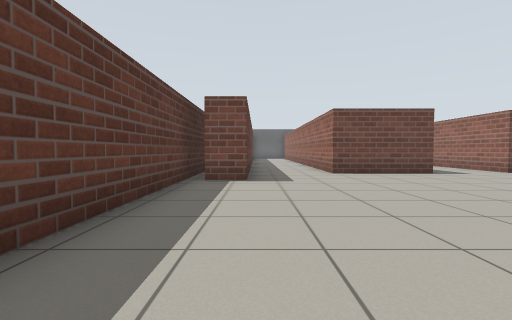
view 1 (above)

23 first-person views from a walk through a robot-simulator world made for Gazebo. The camera is 0.72 m above the floor, tilts 2° down and sees 85° across. The floor is counted in squares, 1 m on a side. Each view is taken from the middle of a square. On the plan, view 1 faces up. The plan holds only what a view shows up to about 10 squares ahead; the rest is blank. The place goes on beyond the plan.

view 2
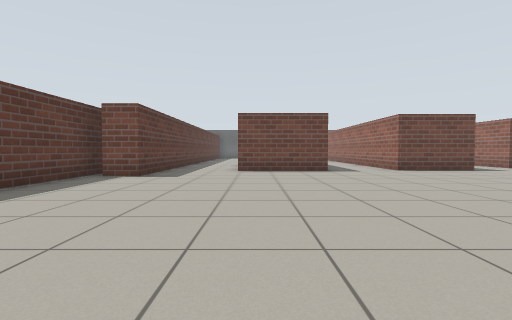

view 3
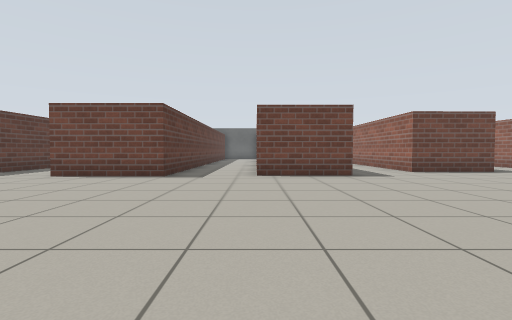

view 4
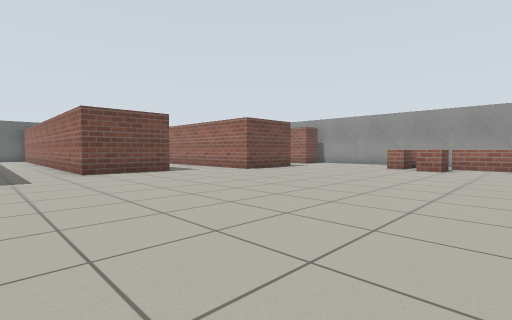

view 5
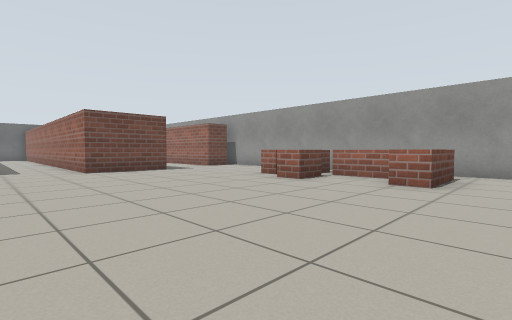

view 6
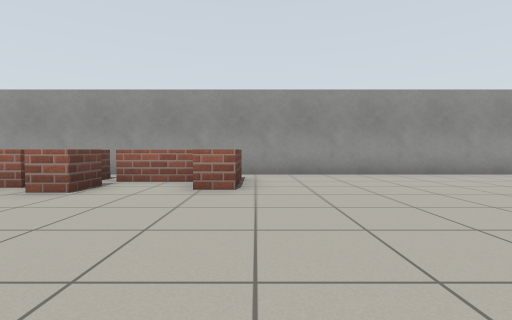

view 7
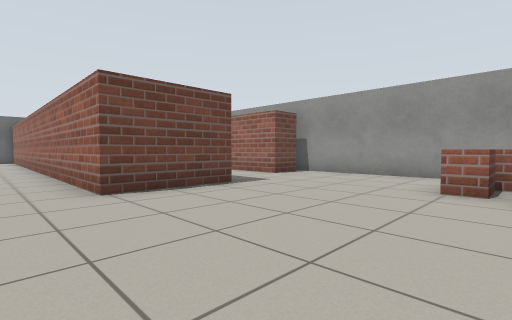

view 8
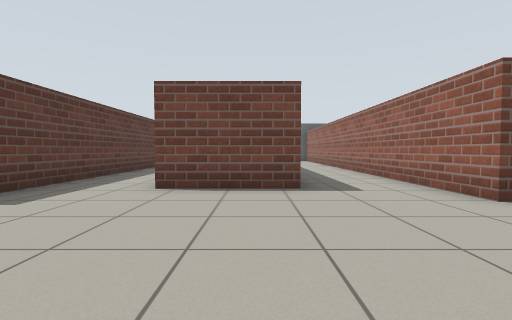

view 9
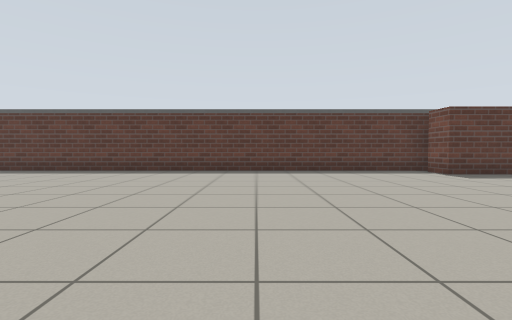

view 10
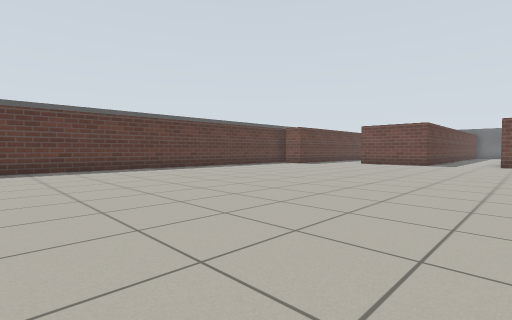

view 11
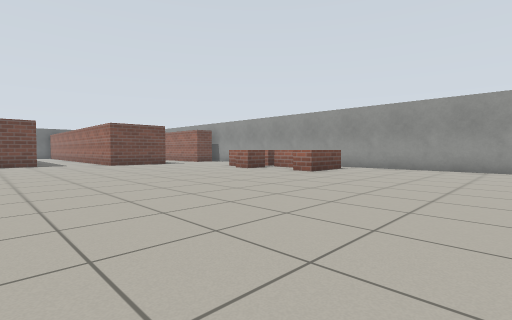

view 12
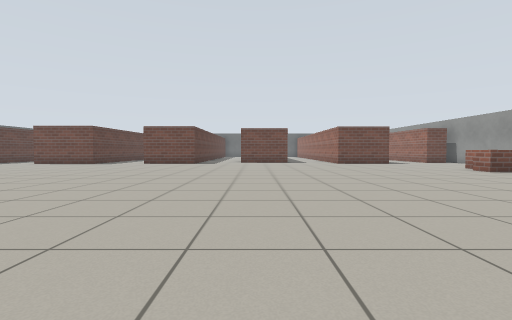

view 13
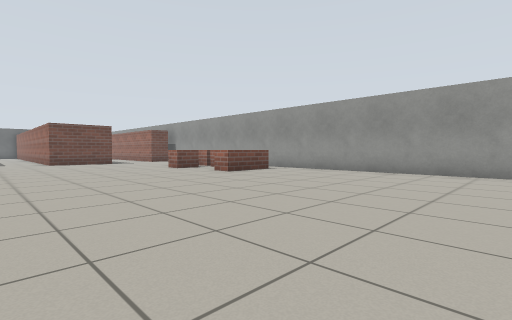

view 14
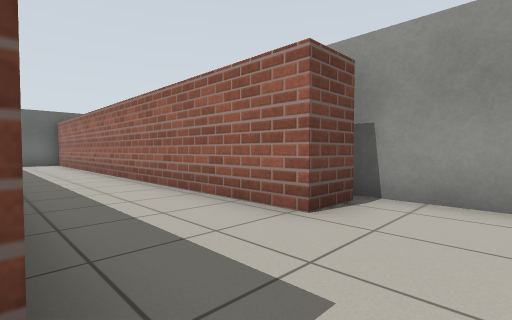

view 15
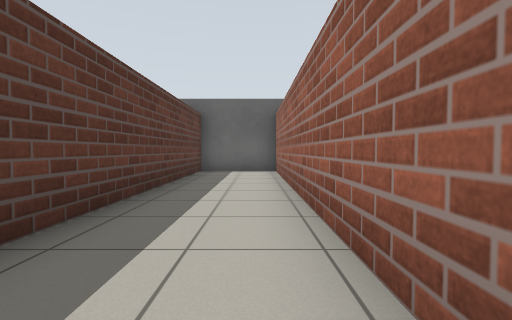

view 16
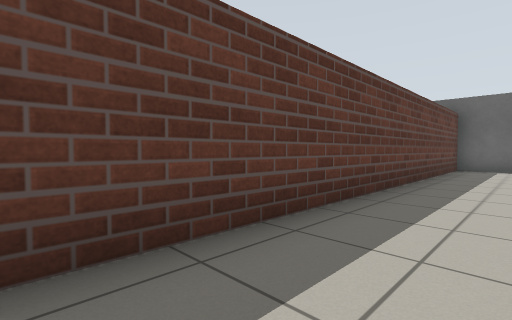

view 17
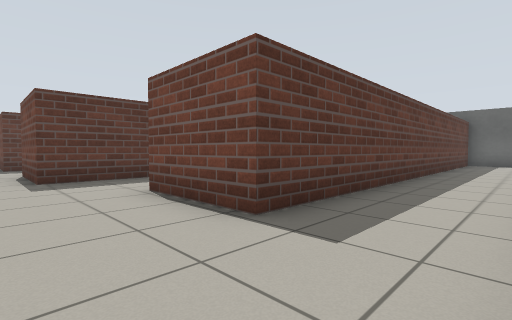

view 18
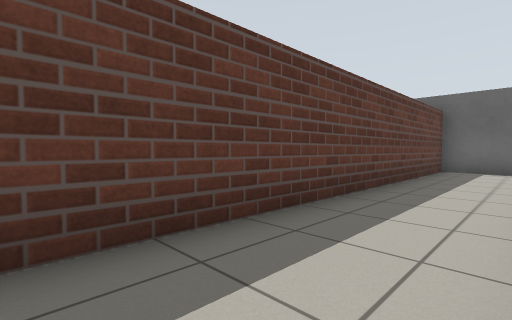

view 19
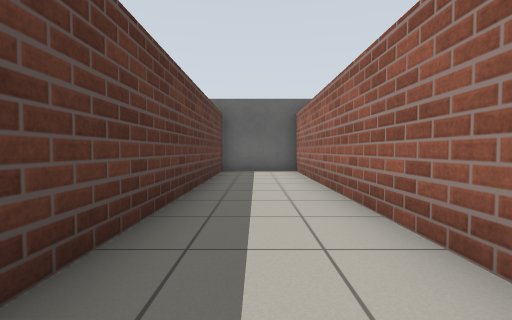

view 20
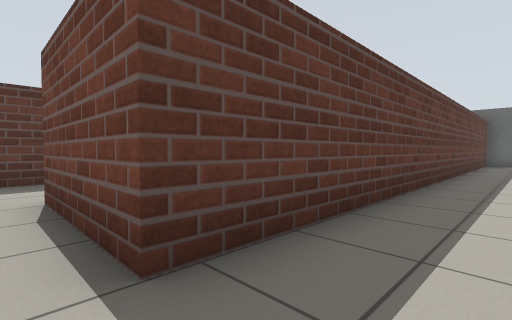

view 21
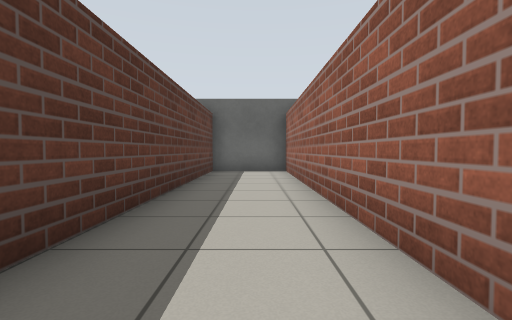

view 22
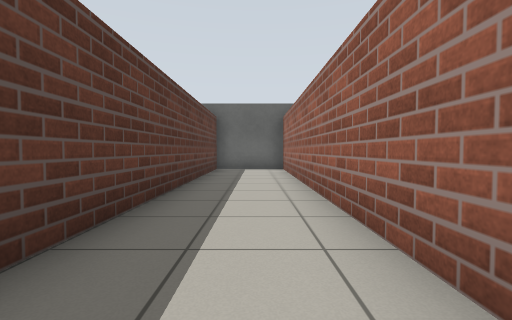

view 23
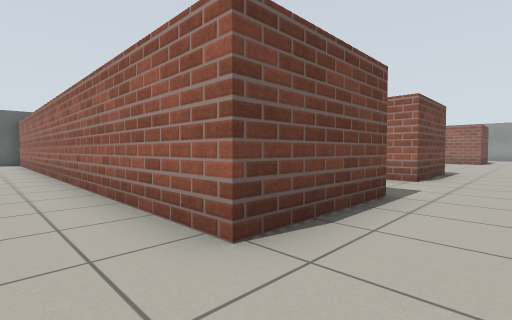

### Floor plan
Points are (right, up) in squares from view 1. A wall is a line through its corners. A room is listed if a view was taken in it or the views show most of it. See-through windows are left out.
Room 1 (views 1, 2, 3, 4, 5, 6, 7, 8, 9, 10, 11, 12, 13, 14, 15, 16, 17, 18, 19, 20, 21, 22, 23)
walls: (8, 14) (8, 23.8) (5.5, 23.8) (5.5, 8.6) (2.4, 8.6) (2.4, 19.8); (21.1, 8.9) (18.4, 8.9) (18.4, 23.8) (15.8, 23.8) (15.8, 10.2) (13.1, 10.2) (13.1, 13.1); (10.7, 15) (10.7, 8.9) (8, 8.9) (8, 10); (-0.2, 11.1) (-0.2, 6.7) (-1.2, 6.7); (24.9, 9.8) (23.7, 9.8) (23.7, 23.8) (21.1, 23.8) (21.1, 12); (-1.7, 8.9) (-1.7, -7.6); (25.3, -7.5) (25.3, 10.1)
low walls: (22.8, 3.1) (21.7, 3.1) (21.7, 4); (23.3, 4.5) (22.3, 4.5) (22.3, 5.1); (23.3, 1.4) (23.3, 3.3); (24.1, 0.4) (22, 0.4) (22, 1.3)

Where each view was taken, in squares from view 1:
view 1: 0 up, 0 right, facing up
view 2: 1 down, 3 right, facing up
view 3: 1 up, 8 right, facing up
view 4: 1 up, 11 right, facing up-right
view 5: 1 down, 16 right, facing up-right
view 6: 0 up, 17 right, facing right
view 7: 4 up, 17 right, facing up-right
view 8: 5 up, 15 right, facing up
view 9: 1 up, 8 right, facing left
view 10: 6 down, 9 right, facing up-left
view 11: 5 down, 14 right, facing up-right
view 12: 6 down, 14 right, facing up
view 13: 7 down, 16 right, facing up-right
view 14: 8 up, 21 right, facing up-right
view 15: 14 up, 23 right, facing up
view 16: 12 up, 23 right, facing up-left
view 17: 8 up, 18 right, facing up-left
view 18: 13 up, 18 right, facing up-left
view 19: 14 up, 17 right, facing up
view 20: 8 up, 7 right, facing up-left
view 21: 14 up, 7 right, facing up
view 22: 13 up, 7 right, facing up
view 23: 7 up, 1 right, facing up-right
